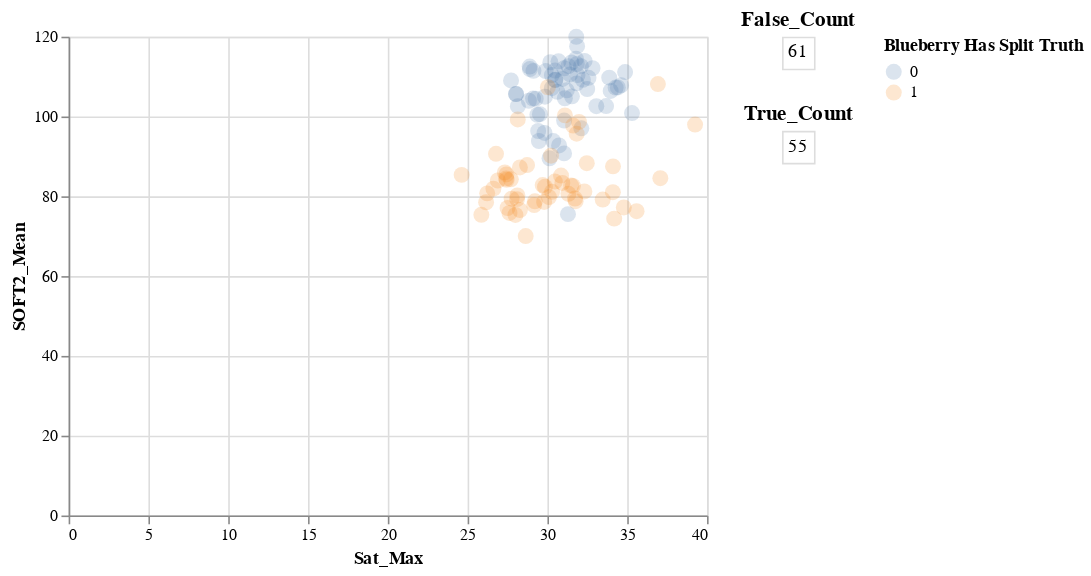

The notebook cell saved with this chart:
### Markdown cell above
# Thresholding Chart

### Code cell
## set type interval
# choice = frame[frame_n['Lum_Mean'] <= frame_n['Blue_Mean']]
choice = frame

brush = alt.selection_interval()
n = len(choice[choice['Blueberry Has Split Truth'] == 1])
t = len(choice[choice['Blueberry Has Split Truth'] == 0])

chart = alt.Chart(choice).mark_circle(opacity = 0.2, size = 100).encode(
    x = 'Sat_Max',
    y = 'SOFT2_Mean',
    color = alt.condition(brush, 'Blueberry Has Split Truth:N', alt.value('lightgray'))
).add_selection(
    brush
)

# Base chart for Matrix
fp = alt.Chart(choice[choice['Blueberry Has Split Truth'] == 0]).mark_text().encode(
  y=alt.Y('count:O',axis=None)
).transform_filter(
    brush
)

tp = alt.Chart(choice[choice['Blueberry Has Split Truth'] == 1]).mark_text().encode(
  y=alt.Y('count:O',axis=None)
).transform_filter(
    brush
)

# Data Tables
test = fp.encode(text = 'count():N', key = 'Blueberry Has Split Truth').properties(title='False_Count')
test2 = tp.encode(text = 'count():N', key = 'Blueberry Has Split Truth').properties(title='True_Count')
chart | (test & test2)
